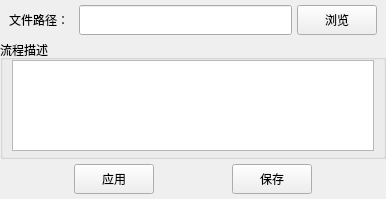
<?xml version="1.0" encoding="UTF-8"?>
<ui version="4.0">
 <class>SaveFlowList</class>
 <widget class="QWidget" name="SaveFlowList">
  <property name="geometry">
   <rect>
    <x>0</x>
    <y>0</y>
    <width>386</width>
    <height>199</height>
   </rect>
  </property>
  <property name="windowTitle">
   <string>保存功能流程列表参数</string>
  </property>
  <layout class="QGridLayout" name="gridLayout_top">
   <property name="leftMargin">
    <number>0</number>
   </property>
   <property name="topMargin">
    <number>0</number>
   </property>
   <property name="rightMargin">
    <number>0</number>
   </property>
   <property name="bottomMargin">
    <number>0</number>
   </property>
   <property name="spacing">
    <number>5</number>
   </property>
   <item row="0" column="0">
    <widget class="QWidget" name="widget_general" native="true">
     <layout class="QVBoxLayout" name="verticalLayout_general">
      <property name="spacing">
       <number>5</number>
      </property>
      <property name="leftMargin">
       <number>0</number>
      </property>
      <property name="topMargin">
       <number>5</number>
      </property>
      <property name="rightMargin">
       <number>0</number>
      </property>
      <property name="bottomMargin">
       <number>5</number>
      </property>
      <item>
       <widget class="QWidget" name="widget_file_path" native="true">
        <layout class="QHBoxLayout" name="horizontalLayout_file_path">
         <property name="spacing">
          <number>5</number>
         </property>
         <property name="topMargin">
          <number>0</number>
         </property>
         <property name="bottomMargin">
          <number>0</number>
         </property>
         <item>
          <widget class="QLabel" name="label_flow_file">
           <property name="minimumSize">
            <size>
             <width>65</width>
             <height>0</height>
            </size>
           </property>
           <property name="text">
            <string>文件路径：</string>
           </property>
          </widget>
         </item>
         <item>
          <widget class="QLineEdit" name="lineEdit_flow_file">
           <property name="minimumSize">
            <size>
             <width>0</width>
             <height>30</height>
            </size>
           </property>
          </widget>
         </item>
         <item>
          <widget class="QPushButton" name="pushButton_flow_file">
           <property name="minimumSize">
            <size>
             <width>80</width>
             <height>30</height>
            </size>
           </property>
           <property name="maximumSize">
            <size>
             <width>40</width>
             <height>30</height>
            </size>
           </property>
           <property name="text">
            <string>浏览</string>
           </property>
          </widget>
         </item>
        </layout>
       </widget>
      </item>
      <item>
       <widget class="QGroupBox" name="groupBox_file_dsc">
        <property name="title">
         <string>流程描述</string>
        </property>
        <layout class="QVBoxLayout" name="verticalLayout_file_dsc">
         <property name="spacing">
          <number>5</number>
         </property>
         <property name="topMargin">
          <number>0</number>
         </property>
         <property name="bottomMargin">
          <number>5</number>
         </property>
         <item>
          <widget class="QPlainTextEdit" name="plainTextEdit"/>
         </item>
        </layout>
       </widget>
      </item>
      <item>
       <widget class="QWidget" name="widget_button" native="true">
        <layout class="QHBoxLayout" name="horizontalLayout_button">
         <property name="spacing">
          <number>5</number>
         </property>
         <property name="leftMargin">
          <number>0</number>
         </property>
         <property name="topMargin">
          <number>0</number>
         </property>
         <property name="rightMargin">
          <number>0</number>
         </property>
         <property name="bottomMargin">
          <number>0</number>
         </property>
         <item>
          <spacer name="horizontalSpacer_button_1">
           <property name="orientation">
            <enum>Qt::Horizontal</enum>
           </property>
           <property name="sizeHint" stdset="0">
            <size>
             <width>66</width>
             <height>20</height>
            </size>
           </property>
          </spacer>
         </item>
         <item>
          <widget class="QPushButton" name="pushButton_apply">
           <property name="minimumSize">
            <size>
             <width>80</width>
             <height>30</height>
            </size>
           </property>
           <property name="maximumSize">
            <size>
             <width>80</width>
             <height>30</height>
            </size>
           </property>
           <property name="text">
            <string>应用</string>
           </property>
          </widget>
         </item>
         <item>
          <spacer name="horizontalSpacer_button_2">
           <property name="orientation">
            <enum>Qt::Horizontal</enum>
           </property>
           <property name="sizeHint" stdset="0">
            <size>
             <width>65</width>
             <height>20</height>
            </size>
           </property>
          </spacer>
         </item>
         <item>
          <widget class="QPushButton" name="pushButton_save">
           <property name="minimumSize">
            <size>
             <width>80</width>
             <height>30</height>
            </size>
           </property>
           <property name="maximumSize">
            <size>
             <width>80</width>
             <height>30</height>
            </size>
           </property>
           <property name="text">
            <string>保存</string>
           </property>
          </widget>
         </item>
         <item>
          <spacer name="horizontalSpacer_button_3">
           <property name="orientation">
            <enum>Qt::Horizontal</enum>
           </property>
           <property name="sizeHint" stdset="0">
            <size>
             <width>66</width>
             <height>20</height>
            </size>
           </property>
          </spacer>
         </item>
        </layout>
       </widget>
      </item>
     </layout>
    </widget>
   </item>
  </layout>
 </widget>
 <resources/>
 <connections/>
</ui>
